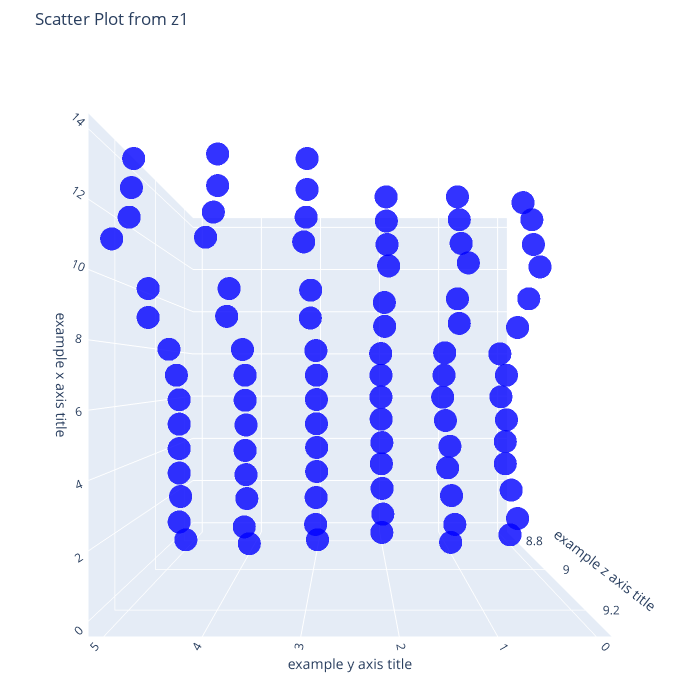

Write notebook code for a chart like this one.
### Code cell
fig = go.Figure()

fig.add_trace(go.Scatter3d(
    x=xvalues,
    y=yvalues,
    z=zvalues,
    mode="markers",
    marker=dict(
        size=8,
        color="blue",
        opacity=0.8
    )
))

fig.update_layout(
    title="Scatter Plot from z1",
    scene=dict(
        xaxis_title="example x axis title",
        yaxis_title="example y axis title",
        zaxis_title="example z axis title",
        camera_eye=dict(x=0.0, y=0.0, z=2.0)
    ),
    width=700,
    height=700,
    margin=dict(l=0, r=0, b=0, t=50)
)

fig.show()

### Figure 1 — Plotly figure (JSON) as saved in the notebook; plotly's stock layout.template omitted (floating-point values rounded to 4 significant figures)
{"data": [{"marker": {"color": "blue", "opacity": 0.8, "size": 8}, "mode": "markers", "type": "scatter3d", "x": [0, 0, 0, 0, 0, 0, 1, 1, 1, 1, 1, 1, 2, 2, 2, 2, 2, 2, 3, 3, 3, 3, 3, 3, 4, 4, 4, 4, 4, 4, 5, 5, 5, 5, 5, 5, 6, 6, 6, 6, 6, 6, 7, 7, 7, 7, 7, 7, 8, 8, 8, 8, 8, 8, 9, 9, 9, 9, 9, 9, 10, 10, 10, 10, 10, 10, 11, 11, 11, 11, 11, 11, 12, 12, 12, 12, 12, 12, 13, 13, 13, 13, 13, 13, 14, 14, 14, 14, 14, 14], "y": [0, 1, 2, 3, 4, 5, 0, 1, 2, 3, 4, 5, 0, 1, 2, 3, 4, 5, 0, 1, 2, 3, 4, 5, 0, 1, 2, 3, 4, 5, 0, 1, 2, 3, 4, 5, 0, 1, 2, 3, 4, 5, 0, 1, 2, 3, 4, 5, 0, 1, 2, 3, 4, 5, 0, 1, 2, 3, 4, 5, 0, 1, 2, 3, 4, 5, 0, 1, 2, 3, 4, 5, 0, 1, 2, 3, 4, 5, 0, 1, 2, 3, 4, 5, 0, 1, 2, 3, 4, 5], "z": [8.83, 8.89, 8.81, 8.87, 8.9, 8.87, 8.89, 8.94, 8.85, 8.94, 8.96, 8.92, 8.84, 8.9, 8.82, 8.92, 8.93, 8.91, 8.79, 8.85, 8.79, 8.9, 8.94, 8.92, 8.79, 8.88, 8.81, 8.9, 8.95, 8.92, 8.8, 8.82, 8.78, 8.91, 8.94, 8.92, 8.75, 8.78, 8.77, 8.91, 8.95, 8.92, 8.8, 8.8, 8.77, 8.91, 8.95, 8.94, 8.74, 8.81, 8.76, 8.93, 8.98, 8.99, 8.89, 8.99, 8.92, 9.1, 9.13, 9.11, 8.97, 8.97, 8.91, 9.09, 9.11, 9.11, 9.04, 9.08, 9.05, 9.25, 9.28, 9.27, 9, 9.01, 9, 9.2, 9.23, 9.2, 8.99, 8.99, 8.98, 9.18, 9.2, 9.19, 8.93, 8.97, 8.97, 9.18, 9.2, 9.18]}], "layout": {"height": 700, "margin": {"b": 0, "l": 0, "r": 0, "t": 50}, "scene": {"aspectmode": "auto", "aspectratio": {"x": 1, "y": 1, "z": 1}, "camera": {"eye": {"x": 0, "y": 0, "z": 2}}, "xaxis": {"title": {"text": "example x axis title"}, "type": "linear"}, "yaxis": {"title": {"text": "example y axis title"}, "type": "linear"}, "zaxis": {"title": {"text": "example z axis title"}, "type": "linear"}}, "title": {"text": "Scatter Plot from z1"}, "width": 700}}
